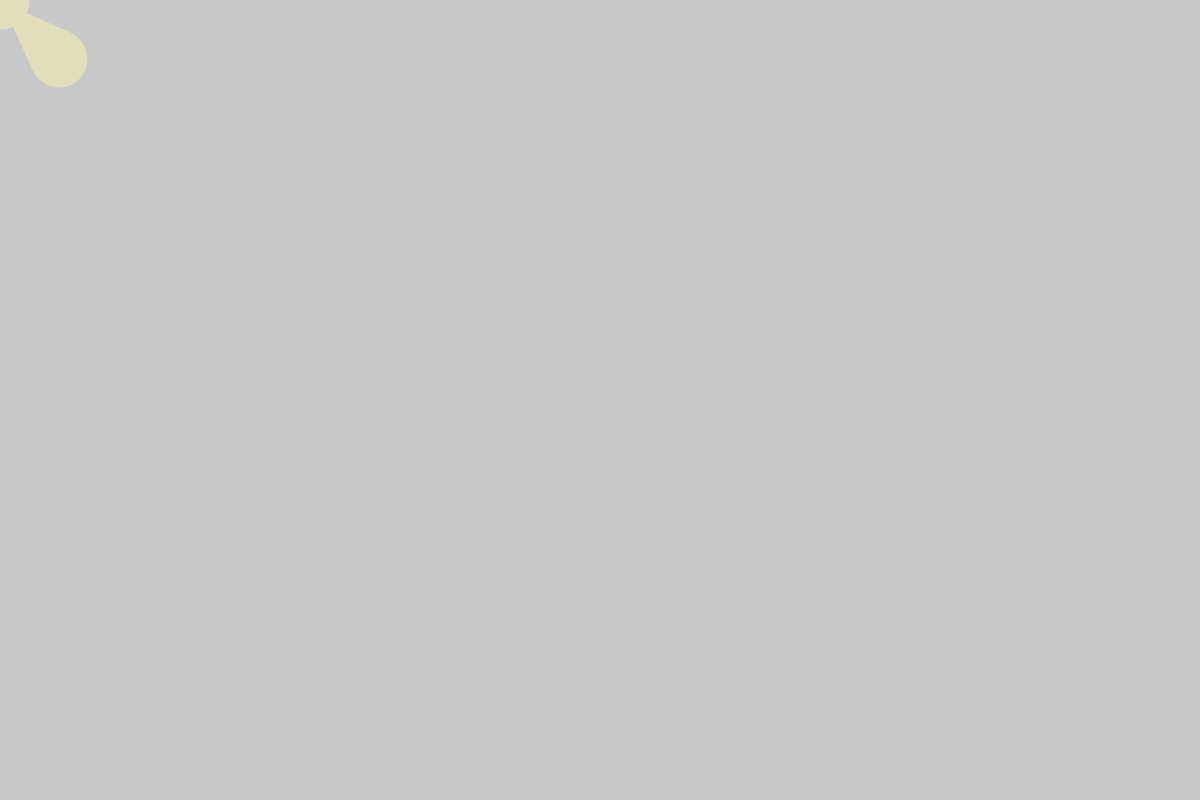
Frame 1 (no input)
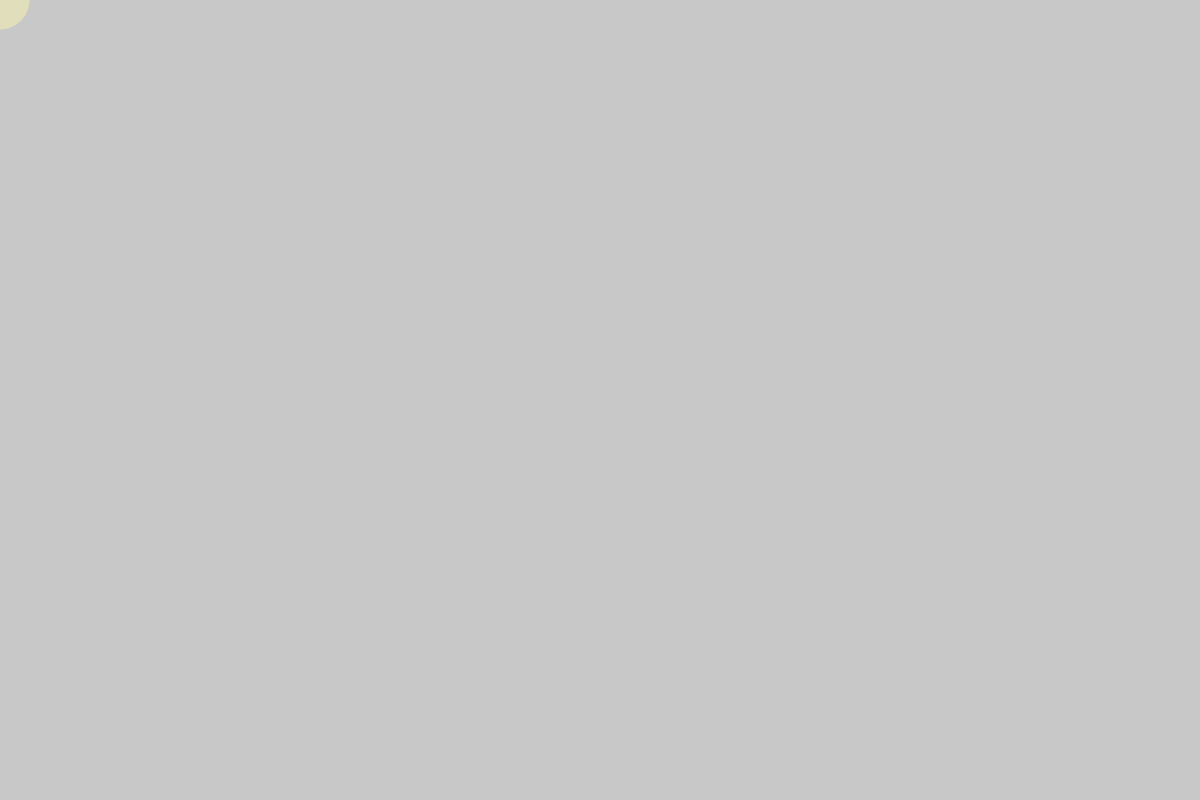
Frame 60 (no input)
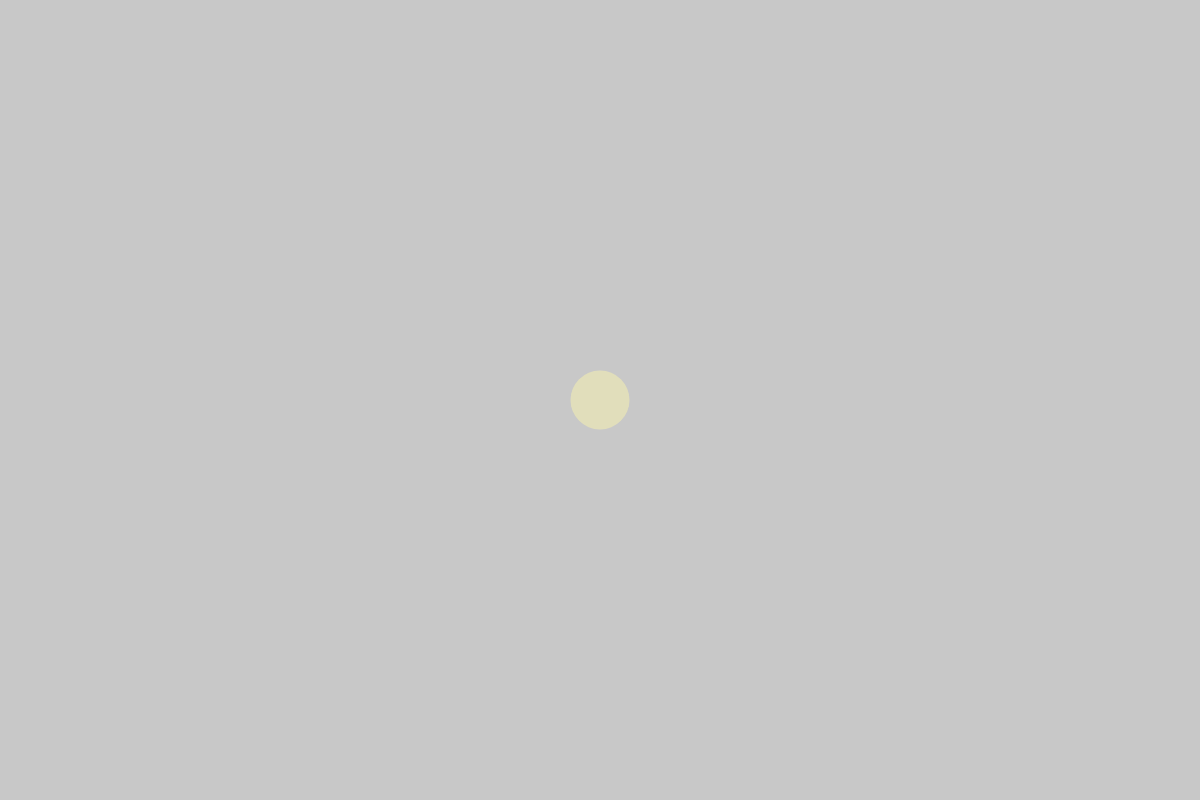
Frame 120 (the mouse pressed at the canvas centre since frame 60)

The p5.js sketch that drew these frames (run headless with seeded random() and noise() and a simulated clock; from frame 60 on, the mouse is pressed at the canvas centre):

// p5.js sketch
// ── sketch.js
/*
 * @name Storing Input
 * @description Move the mouse across the screen to
 * change the position of the circles. The positions
 * of the mouse are recorded into an array and played
 * back every frame. Between each frame, the newest
 * value are added to the end of each array and the
 * oldest value is deleted.
 */
let num = 60;
let mx = [];
let my = [];

function setup() {
  createCanvas(1200, 800);
  noStroke();
  fill(225,222,187);
  for (let i = 0; i < num; i++) {
    mx.push(i);
    my.push(i);
  }
}

function draw() {
  background(200);

  // Cycle through the array, using a different entry on each frame.
  // Using modulo (%) like this is faster than moving all the values over.
  let which = frameCount % num;
  mx[which] = mouseX;
  my[which] = mouseY;

  for (let i = 0; i < num; i++) {
    // which+1 is the smallest (the oldest in the array)
    let index = (which + 1 + i) % num;
    ellipse(mx[index], my[index], i, i);
  }
}
